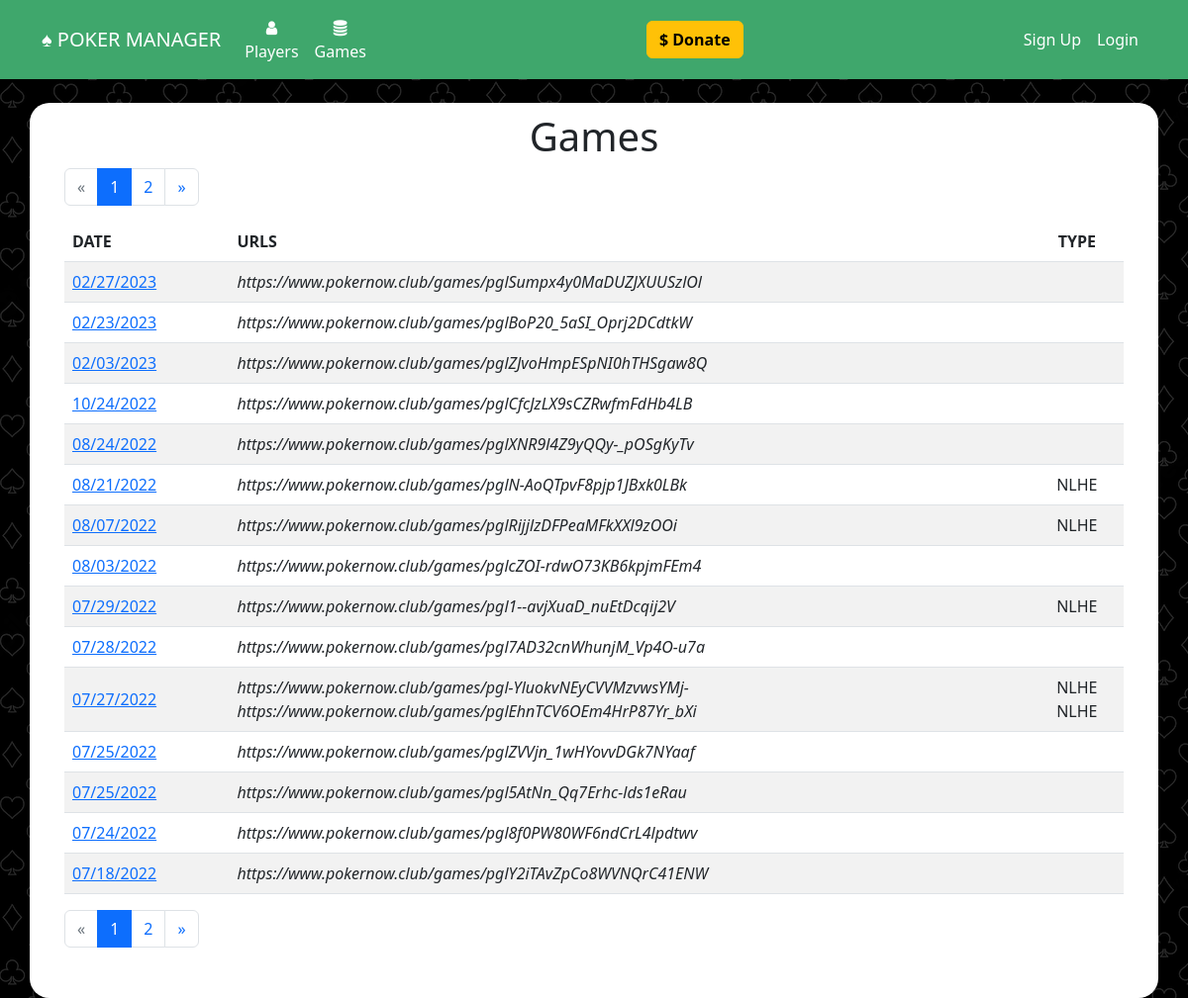
Before: /games with the older database file.
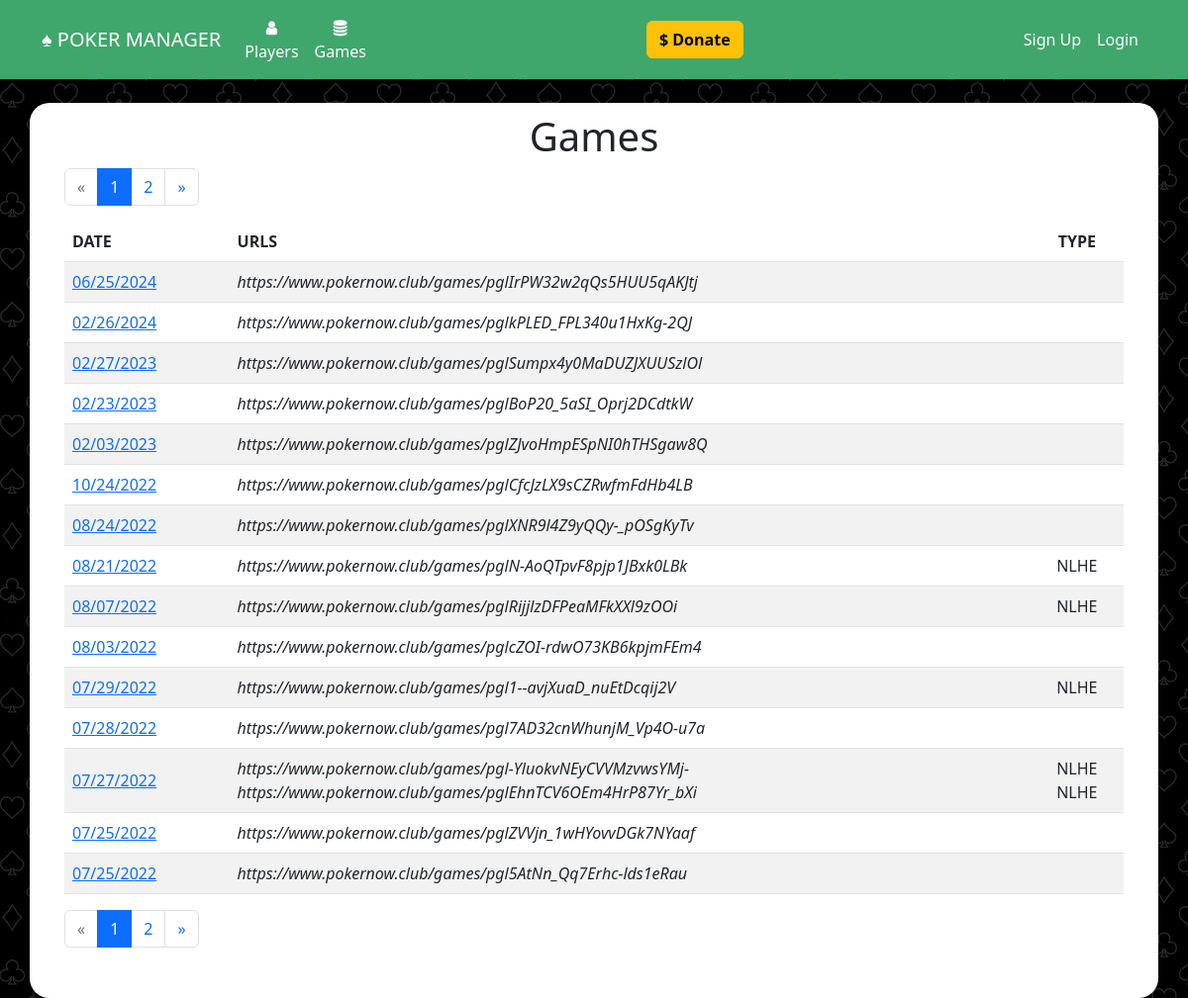
After: the same page with the newer database file.
### website/models.py (models this page shows)
class Game(db.Model):
	id = db.Column(db.Integer, primary_key=True)
	settled = db.Column(db.Boolean, default=False)
	date = db.Column(db.DateTime(timezone=True), default=func.now())
	urls = db.relationship('Url', backref='game')
	payments = db.relationship('Payment', backref='game')
	earnings = db.relationship('Earning', backref='game')
	buyins = db.Column(db.Integer)
	behaviors = db.relationship('Behavior', backref='game')
	decimal = db.Column(db.Boolean, default=False)

class Url(db.Model):
	id = db.Column(db.Integer, primary_key=True)
	url =  db.Column(db.String(300), unique=True)
	game_id = db.Column(db.Integer, db.ForeignKey('game.id'))
	imported = db.Column(db.Boolean, default=False)
	behaviors = db.relationship('Behavior', backref='url')
	game_type = db.Column(db.String(20))
	small_blind = db.Column(db.Numeric)
	big_blind = db.Column(db.Numeric)

### website/views.py (the view)
@views.route('/games', methods=['GET','POST'])
def games():
	search = False
	q = request.args.get('q')
	if q:
		search = True
	page = request.args.get(get_page_parameter(), type=int, default=1)
	games = Game.query.order_by(Game.date.desc()).all()
	game_page = Game.query.order_by(Game.date.desc()).paginate(page=page, per_page=15)
	pagination = Pagination(page=page, total=len(games), search=search, record_name='games', per_page=15)
	urls = {}
	for game in games:
		for url in game.urls:
			if game.id in urls.keys():
				if url.imported == False:
					urls[game.id] = url.imported
			else:
				urls[game.id] = url.imported
	return render_template("games.html", user=current_user, games=game_page.items, pagination=pagination, imported=urls)

### website/templates/games.html (shortened to what this page needs)
{% extends "base.html" %} {% block title %}Games{% endblock %} {% block content
%}
<h1 align="center">Games</h1>
{{ pagination.links }}
<div id="no-more-tables">
	<table class="table table-striped">
		<thead>
			<tr>
				<th scope="col">DATE</th>
				<th scope="col">URLS</th>
				<th scope="col" style="text-align: center">TYPE</th>
			</tr>
		</thead>
		<tbody>
			{% for game in games %}
			<tr>
				<td style="vertical-align: middle">
					<a href="{{url_for('views.payout', game_id=game.id)}}"
						>{{ game.date.strftime("%m/%d/%Y") }}</a
					>
				</td>
				<td style="vertical-align: middle">
					{% for url in game.urls %}
					<i>{{url.url}}</i><br />
					{% endfor %}
				</td>
				<td align="center" style="vertical-align: middle">
					{% for url in game.urls %} {% if url.game_type %} {{
					url.game_type}}{% if not loop.last %}<br />{% endif %} {%
					endif %} {% endfor %}
				</td>
			</tr>
			{% endfor %}
		</tbody>
	</table>
</div>
{{ pagination.links }}
{% endblock %}

Changed rows visible on the page:
no longer on this page (row unchanged): Game: date "07/24/2022"
no longer on this page (row unchanged): Url: url "https://www.pokernow.club/games/pgl8f0PW80WF6ndCrL4lpdtwv", shown under "07/24/2022"
no longer on this page (row unchanged): Game: date "07/18/2022"
no longer on this page (row unchanged): Url: url "https://www.pokernow.club/games/pglY2iTAvZpCo8WVNQrC41ENW", shown under "07/18/2022"
added Game: date "06/25/2024"
added Url: url "https://www.pokernow.club/games/pglIrPW32w2qQs5HUU5qAKJtj", shown under "06/25/2024"
added Game: date "02/26/2024"
added Url: url "https://www.pokernow.club/games/pglkPLED_FPL340u1HxKg-2QJ", shown under "02/26/2024"
